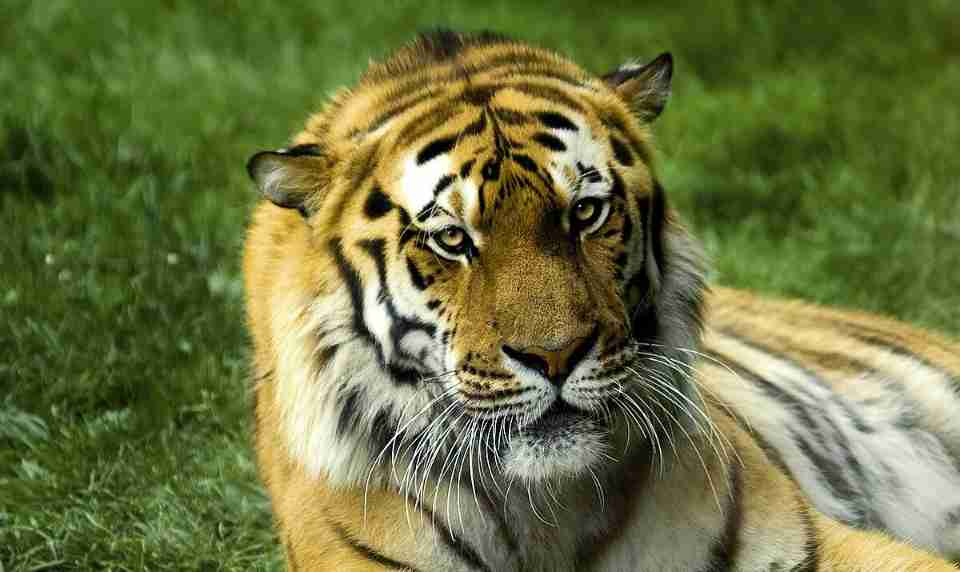
#> input picture tests/sample.jpg, 960 x 572 px
$ python main.py
#> lines starting #> are read from the running program, lines starting #| are printed output that depends on the picture
### image_processing/core.py
from PIL import Image


def load_image(path):
    """
    Carrega uma imagem a partir do caminho especificado.

    :param path: Caminho para o arquivo da imagem.
    :return: Objeto Image da biblioteca Pillow.
    """
#> called with path = 'tests/sample.jpg'
    return Image.open(path)
#> returned value is the input picture: PIL image 960x572 RGB; mean R, G, B 108, 114.7, 64.6


def convert_to_grayscale(image):
    """
    Converte a imagem para escala de cinza.

    :param image: Objeto Image.
    :return: Imagem em escala de cinza.
    """
    return image.convert("L")
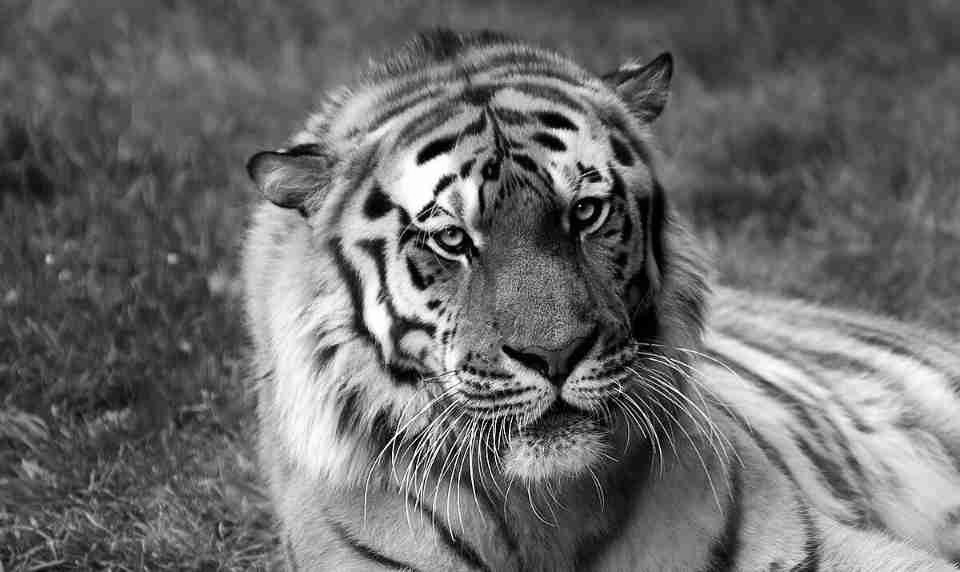
#> returned value: PIL image 960x572 L; min 0, max 255, mean 106.9

### image_processing/filters.py
from PIL import ImageFilter


def apply_blur(image, radius=2):
    """
    Aplica um desfoque gaussiano à imagem.

    :param image: Objeto Image.
    :param radius: Raio de desfoque.
    :return: Imagem com efeito de desfoque.
    """
#> called with radius = 3
    return image.filter(ImageFilter.GaussianBlur(radius))
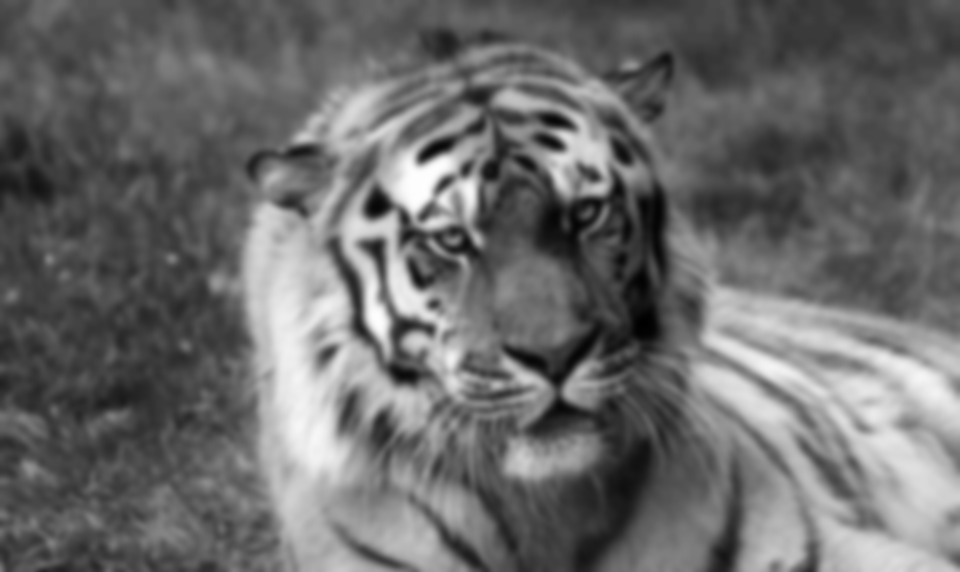
#> returned value: PIL image 960x572 L; min 0, max 254, mean 106.9


# [8 lines left out: function apply_sharpen, not called in this run]

### main.py
# main.py
from image_processing import load_image, convert_to_grayscale, apply_blur


def main():
    # Defina o caminho para a imagem de teste
    image_path = "tests/sample.jpg"

    try:
        # Carrega a imagem com a função definida no seu pacote
        img = load_image(image_path)
        print("Imagem carregada com sucesso!")
    except FileNotFoundError:
        print(f"Imagem não encontrada: {image_path}")
        return

    # Converte a imagem para escala de cinza
    gray_img = convert_to_grayscale(img)
    print("Imagem convertida para escala de cinza.")

    # Aplica um filtro de desfoque com raio 3
    blurred_img = apply_blur(gray_img, radius=3)
    print("Filtro de desfoque aplicado.")

    # Exibe as imagens
    gray_img.show(title="Imagem em Escala de Cinza")
    blurred_img.show(title="Imagem com Desfoque")


if __name__ == '__main__':
    main()
